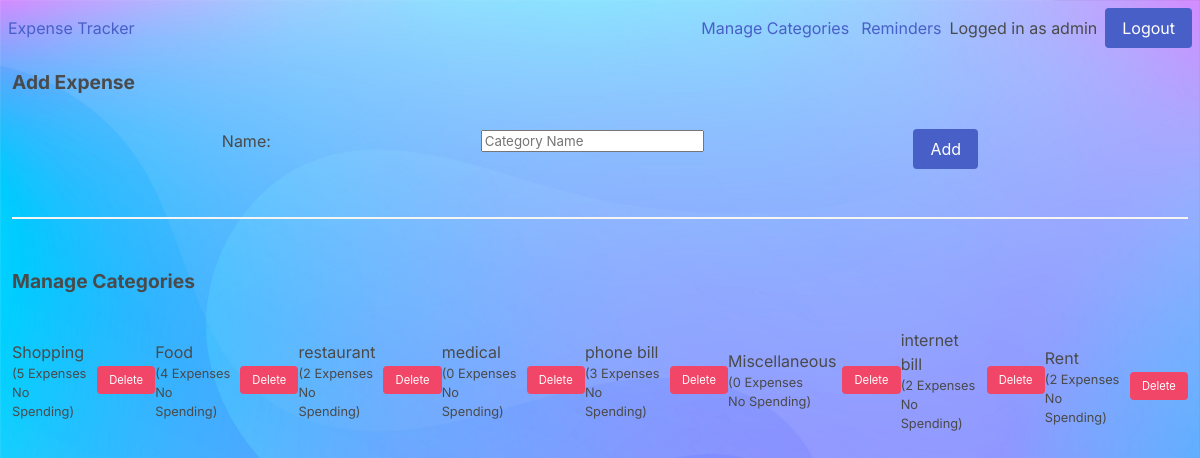
The page /manage-category/ (signed in) on the database its author committed.
### tracker/models.py (models this page shows, shortened)
class Category(models.Model):
    name = models.CharField(max_length=266)

### tracker/views.py (the view)
# urls.py: path('manage-category/', views.manage_category, name='manage_category'),
def manage_category(request):
    if request.method == "POST":
        form = CategoryForm(request.POST)
        if form.is_valid():
            form.save()
            return redirect("manage_category")
    return render(
        request,
        "manage_category.html",
        {
            "addcategory": CategoryForm(),
            "categories": Category.objects.annotate(
                count=Count("expense"),
                total_amount=Sum("expense__amount", filter=Q(expense__owner=request.user)),
            ),
        },
    )

### tracker/forms.py
class CategoryForm(forms.ModelForm):
    class Meta:
        model = Category
        fields = ['name']
        widgets = {
            'name': forms.TextInput(attrs={'class': 'form-control', 'placeholder': 'Category Name'}),
        }

### expensetracker/context_processors.py (called while the page is built)
def get_app_wide_configs(request):
    return {
        'CURRENCY': 'USD'
    }

### templates/manage_category.html (shortened to what this page needs)
{% load bulma_tags %}
<!DOCTYPE html>
<head>
    <link rel="stylesheet" href="https://cdn.jsdelivr.net/npm/bulma@0.9.4/css/bulma.min.css">
</head>
<body>
    <div style="display: flex; justify-content: space-between; margin: 1vh; align-items: center;">
        <div><a href="/">
            Expense Tracker
        </a></div>
        {% if request.user.is_authenticated %}
        <div style="display: flex; align-items: center; width: 60%; gap: 8px; justify-content: end;">
                <div style="display: flex; align-items: center; margin-left: 12px; gap: 12px;">
                    <div><a href="{% url 'manage_category' %}">Manage Categories</a></div>
                    <div><a href="{% url 'reminders' %}">Reminders</a></div>
                </div>
                <div>Logged in as {{ request.user.username }}</div>
                <a class="button is-link" href="{% url 'logout' %}">Logout</a>
            </div>
        {% else %}
            <div>
                <a href="{% url 'login' %}">Login</a>
                <a href="{% url 'signup' %}">Signup</a>
            </div>
        {% endif %}
    </div>
    {% if request.user.is_authenticated %}
        <div style="display: flex; justify-content: center; flex-direction: column; padding: 12px;">
            <div style="font-size: 1.2rem; margin-bottom: 2vh; font-weight: bold;">Add Expense</div>
            <form method="POST" action="#" style="display: flex; justify-content: space-evenly; width: 100%; align-items: center;">
                {{ addcategory | bulma }}
                <div class="field is-grouped" style="margin-top: 2vh;">
                    <div class="control">
                        <button class="button is-link">Add</button>
                    </div>
                </div>
            </form>
            <br><hr><br>
            <div style="font-size: 1.2rem; margin-bottom: 2vh; font-weight: bold;">Manage Categories</div>
            <div style="display: flex; justify-content: space-evenly; width: 100%; align-items: center;">
                {% for cat in categories %}
                    <div class="field is-grouped" style="margin-top: 2vh; gap: 6px; display: flex; align-items: center;">
                        <div>
                            {{cat.name}} <div style="font-size: .8rem;">({{cat.count}} Expenses<br>{% if cat.total_amount != None %} {{CURRENCY}} {{cat.total_amount}} Spent{% else %} No Spending{% endif %})</div>
                        </div>
                        <div class="control">
                            <button class="button is-extra-small is-danger" style="font-size: .7rem;" onclick="location.href='{% url 'delete_category' cat.id %}'">Delete</button>
                        </div>
                    </div>
                {% endfor %}
            </div>
        </div>
    {% endif %}
</body>
</html>

### templates/manage_category.html (style rules this page uses)
body { font-family: 'Cabin Condensed', sans-serif; font-family: 'Inter', sans-serif; }

### rows shown on the page
Category: name "Shopping", count "5", shows "No Spending"
Category: name "Food", count "4", shows "No Spending"
Category: name "restaurant", count "2", shows "No Spending"
Category: name "medical", count "0", shows "No Spending"
Category: name "phone bill", count "3", shows "No Spending"
Category: name "Miscellaneous", count "0", shows "No Spending"
Category: name "internet bill", count "2", shows "No Spending"
Category: name "Rent", count "2", shows "No Spending"

### other values the page prints
{{ request.user.username }} "admin"
